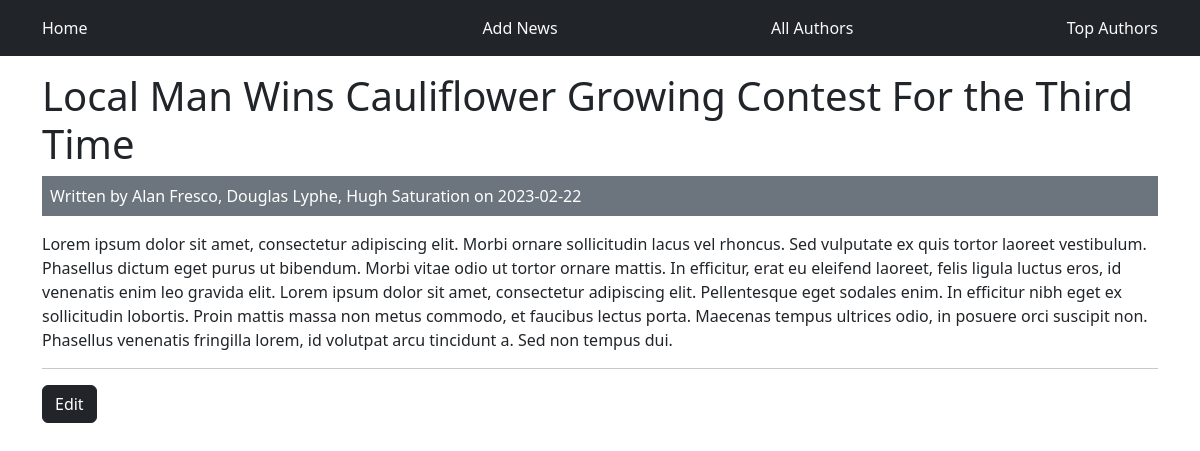
The app's page /posts?id=1 with its own data.
### tables this page shows
CREATE TABLE `news` (
  `id` int(11) NOT NULL,
  `title` varchar(255) NOT NULL,
  `text` text NOT NULL,
  `creation_date` date NOT NULL DEFAULT current_timestamp()
);

### views/View.php (called while the page is built, shortened)
<?php
class View {
    public static function renderView($view, $params = []) {
        include __DIR__ . "/$view.php";
        include __DIR__ . "/layouts/main.php";
    }
}

### controllers/SiteController.php (called while the page is built, shortened)
<?php
class SiteController {
    public static function checkPost() {
        $id = $_GET['id'];
        $model = new Model();
        $article = $model->getOneArticle($id);
        $articleDTO = new ArticleDTO($article);
        View::renderView('article', $articleDTO);
    }
}

### public/index.php (called while the page is built, shortened)
<?php
$router = new Router();
$router->get('/', [SiteController::class, 'index']);
$router->get("/posts", [SiteController::class, 'checkPost']);
$router->get("/addnews", [SiteController::class, 'addNews']);
$router->post("/addnews", [SiteController::class, 'addNews']);
$router->get("/authors", [SiteController::class, 'checkAuthor']);
$router->get("/topauthors", [SiteController::class, 'getTopAuthors']);
$router->get("/edit", [SiteController::class, 'editNews']);
$router->post("/edit", [SiteController::class, 'editNews']);
$router->resolve();

### core/ArticleDTO.php (called while the page is built, shortened)
<?php
class ArticleDTO {
    private $id;
    private $title;
    private $text;
    private $creation_date;
    private $authors;
    public function __construct(\stdClass $model) {
        $this->id = $model->id;
        $this->title = $model->title;
        $this->text = $model->text;
        $this->creation_date = $model->creation_date;
        $this->authors = $model->authors;
    }
    public function getId() {
        return $this->id;
    }
    public function getTitle() {
        return $this->title;
    }
    public function getText() {
        return $this->text;
    }
    public function getCreationDate() {
        return $this->creation_date;
    }
    public function getAuthors() {
        return $this->authors;
    }
}

### core/Database.php (called while the page is built, shortened)
<?php
class Database {
    private $host = "localhost";
    private $user = "root";
    private $password = "";
    private $dbName = "news_article_system";
    private PDO $pdo;
    public function __construct() {
        $dsn = 'mysql:host=' . $this->host . ';dbname=' . $this->dbName;
        $this->pdo = new PDO($dsn, $this->user, $this->password);
        $this->pdo->setAttribute(PDO::ATTR_ERRMODE, PDO::ERRMODE_EXCEPTION);
    }
    public function query($sql) {
        $this->stmt = $this->pdo->prepare($sql);
    }
    public function bind($param, $value, $type = null) {
        if(is_null($type)){
            switch(true){
            default:
                $type = PDO::PARAM_STR;
            }
        }
    }
}

### models/Model.php (called while the page is built, shortened)
<?php
class Model {
    private $db;
    public function __construct() {
        $this->db = new Database;
    }
    public function getOneArticle($id) {
        $this->db->query("
        SELECT news.*, GROUP_CONCAT(author.name SEPARATOR ', ') AS authors
        FROM news
        JOIN news_author ON news.id = news_author.news_id
        JOIN author ON author.id = news_author.author_id
        WHERE news.id = :id");
        $this->db->bind(':id', $id);
        $results = $this->db->single();
        return $results;
    }
}

### views/article.php (the view)
<h1><?php echo $params->getTitle();?></h1>
<div class="bg-secondary text-white p-2 mb-3">
    Written by <?php echo $params->getAuthors();?> on <?php echo $params->getCreationDate();?>
</div>
<p><?php echo $params->getText();?></p>
<hr>
<a href="/edit?id=<?php echo $params->getId(); ?>" class="btn btn-dark">Edit</a>

### records on screen
news: title "Local Man Wins Cauliflower Growing Contest For the Third Time", creation_date "2023-02-22", text "Lorem ipsum dolor sit amet, consectetur adipiscing elit. Morbi ornare sollicitudin lacus vel rhoncus. Sed vulputate ex quis tortor laoreet vestibulum. Phasellus dictum eget purus ut bibendum. Morbi vitae odio ut tortor ornare mattis. In efficitur, erat eu eleifend laoreet, felis ligula luctus eros, id venenatis enim leo gravida elit. Lorem ipsum dolor sit amet, consectetur adipiscing elit. Pellentesque eget sodales enim. In efficitur nibh eget ex sollicitudin lobortis. Proin mattis massa non metus commodo, et faucibus lectus porta. Maecenas tempus ultrices odio, in posuere orci suscipit non. Phasellus venenatis fringilla lorem, id volutpat arcu tincidunt a. Sed non tempus dui."

### other values on screen
$params->getAuthors() "Alan Fresco, Douglas Lyphe, Hugh Saturation"
